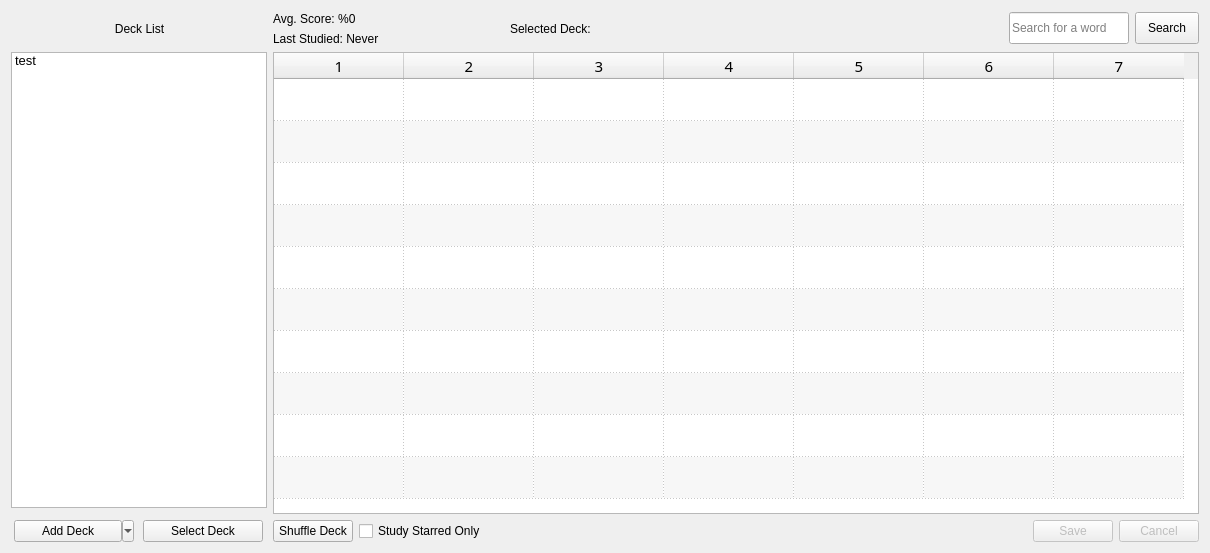
        <widget class="QWidget" name="tab_wordTable">
         <attribute name="title">
          <string>Word List</string>
         </attribute>
         <layout class="QGridLayout" name="gridLayout">
          <item row="0" column="4">
           <layout class="QVBoxLayout" name="verticalLayout_5">
            <item>
             <widget class="QLabel" name="label_avgScore">
              <property name="sizePolicy">
               <sizepolicy hsizetype="Fixed" vsizetype="Preferred">
                <horstretch>0</horstretch>
                <verstretch>0</verstretch>
               </sizepolicy>
              </property>
              <property name="text">
               <string>Avg. Score: %0</string>
              </property>
             </widget>
            </item>
            <item>
             <widget class="QLabel" name="label_lastStudied">
              <property name="sizePolicy">
               <sizepolicy hsizetype="Fixed" vsizetype="Preferred">
                <horstretch>0</horstretch>
                <verstretch>0</verstretch>
               </sizepolicy>
              </property>
              <property name="text">
               <string>Last Studied: Never</string>
              </property>
             </widget>
            </item>
           </layout>
          </item>
          <item row="0" column="0" colspan="3">
           <layout class="QHBoxLayout" name="horizontalLayout_3">
            <item>
             <spacer name="horizontalSpacer_11">
              <property name="orientation">
               <enum>Qt::Horizontal</enum>
              </property>
              <property name="sizeHint" stdset="0">
               <size>
                <width>40</width>
                <height>20</height>
               </size>
              </property>
             </spacer>
            </item>
            <item>
             <widget class="QLabel" name="label_deckList">
              <property name="sizePolicy">
               <sizepolicy hsizetype="Fixed" vsizetype="Fixed">
                <horstretch>0</horstretch>
                <verstretch>0</verstretch>
               </sizepolicy>
              </property>
              <property name="minimumSize">
               <size>
                <width>0</width>
                <height>35</height>
               </size>
              </property>
              <property name="maximumSize">
               <size>
                <width>16777215</width>
                <height>41</height>
               </size>
              </property>
              <property name="text">
               <string>Deck List</string>
              </property>
              <property name="alignment">
               <set>Qt::AlignCenter</set>
              </property>
             </widget>
            </item>
            <item>
             <spacer name="horizontalSpacer_12">
              <property name="orientation">
               <enum>Qt::Horizontal</enum>
              </property>
              <property name="sizeHint" stdset="0">
               <size>
                <width>40</width>
                <height>20</height>
               </size>
              </property>
             </spacer>
            </item>
           </layout>
          </item>
          <item row="4" column="0" colspan="3">
           <widget class="QListWidget" name="deckList">
            <property name="sizePolicy">
             <sizepolicy hsizetype="Fixed" vsizetype="Expanding">
              <horstretch>0</horstretch>
              <verstretch>0</verstretch>
             </sizepolicy>
            </property>
            <property name="font">
             <font>
              <pointsize>10</pointsize>
             </font>
            </property>
            <property name="contextMenuPolicy">
             <enum>Qt::CustomContextMenu</enum>
            </property>
            <property name="autoScrollMargin">
             <number>16</number>
            </property>
            <property name="dragDropMode">
             <enum>QAbstractItemView::DragOnly</enum>
            </property>
            <property name="defaultDropAction">
             <enum>Qt::IgnoreAction</enum>
            </property>
            <property name="alternatingRowColors">
             <bool>true</bool>
            </property>
            <property name="movement">
             <enum>QListView::Free</enum>
            </property>
            <property name="resizeMode">
             <enum>QListView::Adjust</enum>
            </property>
            <item>
             <property name="text">
              <string>test</string>
             </property>
            </item>
           </widget>
          </item>
          <item row="6" column="10">
           <widget class="QDialogButtonBox" name="buttonBox_wordList">
            <property name="enabled">
             <bool>false</bool>
            </property>
            <property name="sizePolicy">
             <sizepolicy hsizetype="Preferred" vsizetype="Fixed">
              <horstretch>0</horstretch>
              <verstretch>0</verstretch>
             </sizepolicy>
            </property>
            <property name="minimumSize">
             <size>
              <width>0</width>
              <height>0</height>
             </size>
            </property>
            <property name="maximumSize">
             <size>
              <width>16777215</width>
              <height>32</height>
             </size>
            </property>
            <property name="baseSize">
             <size>
              <width>0</width>
              <height>0</height>
             </size>
            </property>
            <property name="standardButtons">
             <set>QDialogButtonBox::Cancel|QDialogButtonBox::Save</set>
            </property>
            <property name="centerButtons">
             <bool>false</bool>
            </property>
           </widget>
          </item>
          <item row="6" column="4">
           <layout class="QHBoxLayout" name="horizontalLayout_12">
            <item>
             <widget class="QPushButton" name="pushButton_shuffleDeck">
              <property name="text">
               <string>Shuffle Deck</string>
              </property>
             </widget>
            </item>
            <item>
             <widget class="QCheckBox" name="checkBox_starredOnly">
              <property name="layoutDirection">
               <enum>Qt::LeftToRight</enum>
              </property>
              <property name="text">
               <string>Study Starred Only</string>
              </property>
             </widget>
            </item>
           </layout>
          </item>
          <item row="4" column="4" rowspan="2" colspan="7">
           <widget class="QTableWidget" name="wordTable">
            <property name="sizePolicy">
             <sizepolicy hsizetype="Expanding" vsizetype="Expanding">
              <horstretch>0</horstretch>
              <verstretch>0</verstretch>
             </sizepolicy>
            </property>
            <property name="minimumSize">
             <size>
              <width>0</width>
              <height>0</height>
             </size>
            </property>
            <property name="font">
             <font>
              <family>Noto Sans CJK HK Thin</family>
              <pointsize>11</pointsize>
             </font>
            </property>
            <property name="focusPolicy">
             <enum>Qt::ClickFocus</enum>
            </property>
            <property name="contextMenuPolicy">
             <enum>Qt::CustomContextMenu</enum>
            </property>
            <property name="frameShape">
             <enum>QFrame::StyledPanel</enum>
            </property>
            <property name="frameShadow">
             <enum>QFrame::Sunken</enum>
            </property>
            <property name="sizeAdjustPolicy">
             <enum>QAbstractScrollArea::AdjustToContents</enum>
            </property>
            <property name="editTriggers">
             <set>QAbstractItemView::DoubleClicked|QAbstractItemView::EditKeyPressed|QAbstractItemView::SelectedClicked</set>
            </property>
            <property name="alternatingRowColors">
             <bool>true</bool>
            </property>
            <property name="selectionMode">
             <enum>QAbstractItemView::SingleSelection</enum>
            </property>
            <property name="selectionBehavior">
             <enum>QAbstractItemView::SelectRows</enum>
            </property>
            <property name="textElideMode">
             <enum>Qt::ElideRight</enum>
            </property>
            <property name="showGrid">
             <bool>true</bool>
            </property>
            <property name="gridStyle">
             <enum>Qt::DotLine</enum>
            </property>
            <property name="sortingEnabled">
             <bool>true</bool>
            </property>
            <property name="rowCount">
             <number>10</number>
            </property>
            <property name="columnCount">
             <number>7</number>
            </property>
            <attribute name="horizontalHeaderCascadingSectionResizes">
             <bool>false</bool>
            </attribute>
            <attribute name="horizontalHeaderMinimumSectionSize">
             <number>56</number>
            </attribute>
            <attribute name="horizontalHeaderDefaultSectionSize">
             <number>130</number>
            </attribute>
            <attribute name="horizontalHeaderShowSortIndicator" stdset="0">
             <bool>true</bool>
            </attribute>
            <attribute name="horizontalHeaderStretchLastSection">
             <bool>false</bool>
            </attribute>
            <attribute name="verticalHeaderVisible">
             <bool>false</bool>
            </attribute>
            <attribute name="verticalHeaderMinimumSectionSize">
             <number>20</number>
            </attribute>
            <attribute name="verticalHeaderDefaultSectionSize">
             <number>42</number>
            </attribute>
            <attribute name="verticalHeaderShowSortIndicator" stdset="0">
             <bool>true</bool>
            </attribute>
            <attribute name="verticalHeaderStretchLastSection">
             <bool>false</bool>
            </attribute>
            <row/>
            <row/>
            <row/>
            <row/>
            <row/>
            <row/>
            <row/>
            <row/>
            <row/>
            <row/>
            <column/>
            <column/>
            <column/>
            <column/>
            <column/>
            <column/>
            <column/>
           </widget>
          </item>
          <item row="0" column="10">
           <layout class="QHBoxLayout" name="horizontalLayout">
            <property name="spacing">
             <number>6</number>
            </property>
            <item>
             <spacer name="horizontalSpacer_10">
              <property name="orientation">
               <enum>Qt::Horizontal</enum>
              </property>
              <property name="sizeType">
               <enum>QSizePolicy::Expanding</enum>
              </property>
              <property name="sizeHint" stdset="0">
               <size>
                <width>40</width>
                <height>20</height>
               </size>
              </property>
             </spacer>
            </item>
            <item>
             <widget class="QLineEdit" name="lineEdit_searchQuery">
              <property name="sizePolicy">
               <sizepolicy hsizetype="Preferred" vsizetype="Fixed">
                <horstretch>0</horstretch>
                <verstretch>0</verstretch>
               </sizepolicy>
              </property>
              <property name="minimumSize">
               <size>
                <width>120</width>
                <height>0</height>
               </size>
              </property>
              <property name="maximumSize">
               <size>
                <width>180</width>
                <height>32</height>
               </size>
              </property>
              <property name="placeholderText">
               <string>Search for a word</string>
              </property>
             </widget>
            </item>
            <item>
             <widget class="QPushButton" name="pushButton_search">
              <property name="sizePolicy">
               <sizepolicy hsizetype="Preferred" vsizetype="Fixed">
                <horstretch>0</horstretch>
                <verstretch>0</verstretch>
               </sizepolicy>
              </property>
              <property name="maximumSize">
               <size>
                <width>64</width>
                <height>32</height>
               </size>
              </property>
              <property name="text">
               <string>Search</string>
              </property>
              <property name="iconSize">
               <size>
                <width>16</width>
                <height>16</height>
               </size>
              </property>
             </widget>
            </item>
           </layout>
          </item>
          <item row="0" column="8">
           <layout class="QVBoxLayout" name="verticalLayout_12">
            <item>
             <widget class="QLabel" name="label_selectedDeck">
              <property name="minimumSize">
               <size>
                <width>34</width>
                <height>0</height>
               </size>
              </property>
              <property name="text">
               <string>Selected Deck: </string>
              </property>
              <property name="alignment">
               <set>Qt::AlignLeading|Qt::AlignLeft|Qt::AlignVCenter</set>
              </property>
             </widget>
            </item>
           </layout>
          </item>
          <item row="6" column="0" colspan="3">
           <layout class="QHBoxLayout" name="horizontalLayout_10">
            <item>
             <widget class="QToolButton" name="toolButton_add">
              <property name="sizePolicy">
               <sizepolicy hsizetype="Preferred" vsizetype="Preferred">
                <horstretch>0</horstretch>
                <verstretch>0</verstretch>
               </sizepolicy>
              </property>
              <property name="minimumSize">
               <size>
                <width>0</width>
                <height>0</height>
               </size>
              </property>
              <property name="maximumSize">
               <size>
                <width>120</width>
                <height>32</height>
               </size>
              </property>
              <property name="text">
               <string>Add Deck</string>
              </property>
              <property name="checkable">
               <bool>false</bool>
              </property>
              <property name="popupMode">
               <enum>QToolButton::MenuButtonPopup</enum>
              </property>
              <property name="toolButtonStyle">
               <enum>Qt::ToolButtonIconOnly</enum>
              </property>
              <property name="arrowType">
               <enum>Qt::NoArrow</enum>
              </property>
             </widget>
            </item>
            <item>
             <widget class="QPushButton" name="pushButton_wordList_select">
              <property name="sizePolicy">
               <sizepolicy hsizetype="Preferred" vsizetype="Preferred">
                <horstretch>0</horstretch>
                <verstretch>0</verstretch>
               </sizepolicy>
              </property>
              <property name="minimumSize">
               <size>
                <width>0</width>
                <height>0</height>
               </size>
              </property>
              <property name="maximumSize">
               <size>
                <width>120</width>
                <height>32</height>
               </size>
              </property>
              <property name="text">
               <string>Select Deck</string>
              </property>
             </widget>
            </item>
           </layout>
          </item>
         </layout>
        </widget>
